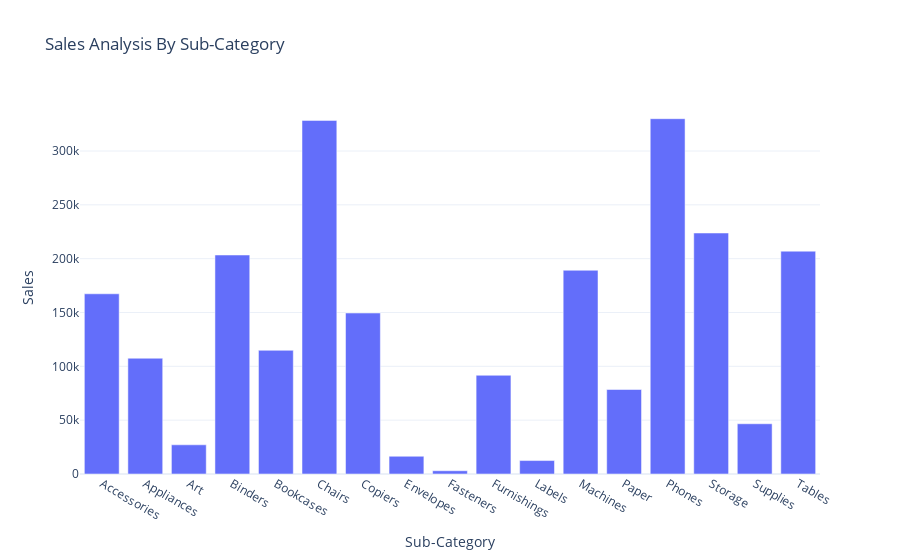

The notebook cell this image was saved under:
### Code cell
fig = px.bar(sales_by_subcategory,  
             x='Sub-Category',  # Column for X-axis
             y='Sales',  # Column for Y-axis
             title='Sales Analysis By Sub-Category')  # Chart title

fig.show()  
# Display the bar chart

### Figure 1 — Plotly figure (JSON) as saved in the notebook; plotly's stock layout.template omitted (floating-point values rounded to 4 significant figures)
{"data": [{"alignmentgroup": "True", "hovertemplate": "Sub-Category=%{x}<br>Sales=%{y}<extra></extra>", "legendgroup": "", "marker": {"color": "#636efa", "pattern": {"shape": ""}}, "name": "", "offsetgroup": "", "orientation": "v", "showlegend": false, "textposition": "auto", "type": "bar", "x": ["Accessories", "Appliances", "Art", "Binders", "Bookcases", "Chairs", "Copiers", "Envelopes", "Fasteners", "Furnishings", "Labels", "Machines", "Paper", "Phones", "Storage", "Supplies", "Tables"], "xaxis": "x", "y": [167400.0, 107500.0, 27120.0, 203400.0, 114900.0, 328400.0, 149500.0, 16480.0, 3024.0, 91710.0, 12490.0, 189200.0, 78480.0, 330000.0, 223800.0, 46670.0, 207000.0], "yaxis": "y"}], "layout": {"barmode": "relative", "legend": {"tracegroupgap": 0}, "title": {"text": "Sales Analysis By Sub-Category"}, "xaxis": {"anchor": "y", "domain": [0, 1], "title": {"text": "Sub-Category"}}, "yaxis": {"anchor": "x", "domain": [0, 1], "title": {"text": "Sales"}}}}
